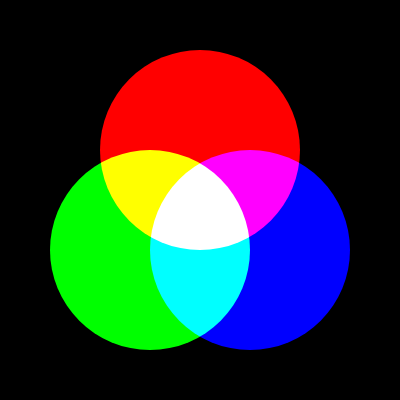
Frame 1 (no input)
Frame 60 (no input): identical to frame 1, image omitted
Frame 120 (the mouse pressed at the canvas centre since frame 60): identical to frame 1, image omitted

The p5.js sketch that drew this single still picture (run headless with seeded random() and noise() and a simulated clock; from frame 60 on, the mouse is pressed at the canvas centre):

// p5.js sketch
// ── sketch.js
///
/// Blended squares (additive)
/// by Evan Raskob <e.raskob@gold.ac.uk>
//
/// - Demonstrating using colour blending in p5js.
/// - Learning about additive and subtractive colour.

function setup() {
  createCanvas(400, 400);
  
  // We can use HSB mode as follows 
  // from (https://p5js.org/reference/#/p5/colorMode):
  // Setting colorMode(HSB) lets you use the HSB system instead.
  // By default, this is colorMode(HSB, 360, 100, 100, 1). 
  // You can also use HSL instead of HSB, but then the 3rd value will be lightness (whiteness) and won't refer to a pure colour.

  colorMode(HSB);
}

function draw() {
  // First reset to default blend mode (based on alpha)
  // to clear the screen. Or else it will flash!
  blendMode(BLEND);
  background(0); // start with black (no colour)
  noStroke();

  ellipseMode(CENTER);

  // ADD is sum of colours colour mode
  // https://p5js.org/reference/#/p5/blendMode
  blendMode(ADD);

  // shift drawing down slightly
  translate(0,width/8);

  /// EXERCISE:
  /// Play with the hue values below to see the results.
  /// Colours should add towards white (all colour).
  
  // REMEMBER: in HSB or HSL mode, color values
  // are from 0-360 (hue), 0-100 (saturation),
  // and 0-100 (either brightness or lightness

  fill(0,100,100); // max saturation and brightness red
  ellipse(width/2,height/4,width/2,height/2);

  fill(120,100,100); // max saturation and brightness green
  ellipse(width/4+width/8,height/2,width/2,height/2);
  
  fill(240,100,100); // max saturation and brightness blue
  ellipse(3*width/4-width/8,height/2,width/2,height/2);
}
